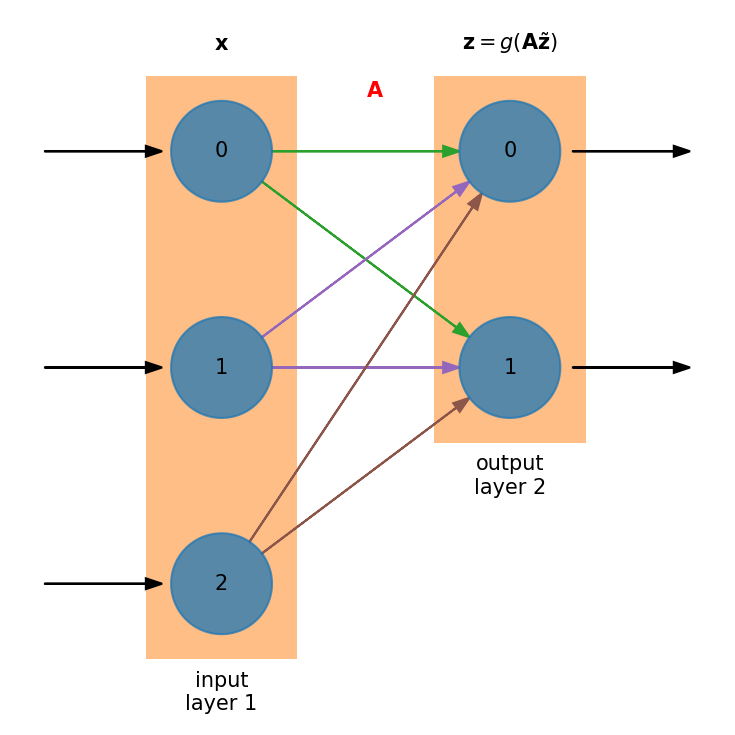

Write Python code to recreate this figure.
import random

import matplotlib.pyplot as plt
import numpy as np


class Neuron(object):
    def __init__(self, x, y, R=0.35):
        self.x = x
        self.y = y
        self.R = R

    def draw(self, color="C0", label=None):
        theta = np.linspace(0, 2*np.pi, 180)
        xc = self.x + self.R*np.cos(theta)
        yc = self.y + self.R*np.sin(theta)

        plt.fill(xc, yc, color=color, alpha=0.75)

        if label is not None:
            plt.text(self.x, self.y, label, color="k", 
                     horizontalalignment="center", verticalalignment="center")


class Layer(object):
    def __init__(self, x, num_neurons=3, dy=1.0):
        self.x = x
        self.dy = dy
        self.num_neurons = num_neurons
        self.neurons = []

        for i in range(self.num_neurons):
            y = -i*self.dy
            self.neurons.append(Neuron(self.x, y))

    def draw(self, color="C1", label=None, top_label=None):
        # compute the bounding box
        ys = [q.y for q in self.neurons]

        ymin = min(ys) - self.neurons[0].R
        ymax = max(ys) + self.neurons[0].R

        xmin = self.neurons[0].x - self.neurons[0].R
        xmax = self.neurons[0].x + self.neurons[0].R

        dx = xmax - xmin
        xmin -= 0.25*dx
        xmax += 0.25*dx
        ymin -= 0.25*dx
        ymax += 0.25*dx

        plt.fill([xmin, xmin, xmax, xmax, xmin],
                 [ymin, ymax, ymax, ymin, ymin], 
                 color=color, zorder=-100, alpha=0.5, edgecolor="none")

        for i, n in enumerate(self.neurons):
            n.draw(label="{}".format(i))

        if label is not None:
            plt.text(self.x, ymin-0.5*dx, label,
                     horizontalalignment="center", color="k")

        if top_label is not None:
            plt.text(self.x, ymax+0.25*dx, top_label,
                     horizontalalignment="center", color="k")

class NeuralNet(object):

    def __init__(self, dx=2.0, nlayers=2, neurons_in=3, neurons_out=2):
        self.nlayers = nlayers

        self.layers = []
        for i in range(self.nlayers):
            if i == 0:
                neurons = neurons_in
            elif i == nlayers-1:
                neurons = neurons_out
            else:
                neurons = int(1.5*neurons_in)

            self.layers.append(Layer(i*dx, num_neurons=neurons, dy=1.5))

    def draw(self):
        for i, l in enumerate(self.layers):
            if i == 0:
                label = "input\nlayer {}".format(i+1)
                top_label = r"${\bf x}$"
            elif i == len(self.layers)-1:
                label = "output\nlayer {}".format(i+1)
                top_label = r"${\bf z} = g({\bf A}\tilde{\bf z})$"
            else:
                label = "hidden\nlayer {}".format(i+1)
                top_label = r"$\tilde{\bf z} = g({\bf B x})$"

            l.draw(label=label, top_label=top_label)

        colors = ["0.5", "C1", "C2", "C3", "C4", "C5", "C6"]

        # now connect
        for i in range(0, len(self.layers)-1):
            for j, n in enumerate(self.layers[i].neurons):
                x0 = n.x
                y0 = n.y
                R0 = n.R

                c = random.choice(colors)

                for q in self.layers[i+1].neurons:
                    xt = q.x
                    yt = q.y
                    Rt = q.R

                    # figure out the angle
                    theta = np.arctan2(yt-y0, xt-x0)
                    L = np.sqrt((xt - x0)**2 + (yt - y0)**2) - Rt - R0

                    plt.arrow(x0+R0*np.cos(theta), y0+R0*np.sin(theta), 
                              L*np.cos(theta), L*np.sin(theta), 
                              head_width=0.075, zorder=-50, 
                              color=c,
                              length_includes_head=True)

            xc = 0.5*(self.layers[i].x + self.layers[i+1].x)
            yc = self.layers[i].neurons[0].y + 0.25*(self.layers[i].neurons[0].y - self.layers[i].neurons[1].y)
            if i == 0 and self.nlayers > 2:
                label = r"${\bf B}$"
            else:
                label = r"${\bf A}$"

            plt.text(xc, yc, label, color="r")

        # draw inputs and outputs
        ls = self.layers[0]
        xf = ls.neurons[0].x - 1.5*ls.neurons[0].R
        L = 2.0*ls.neurons[0].R

        for n in ls.neurons:
            plt.arrow(xf - L, n.y, L, 0, head_width=0.075, color="k")

        ls = self.layers[-1]
        xf = ls.neurons[0].x + 1.25*ls.neurons[0].R
        L = 2.0*ls.neurons[0].R

        for n in ls.neurons:
            plt.arrow(xf, n.y, L, 0, head_width=0.075, color="k")


# simple version
nn = NeuralNet()
nn.draw()

plt.axis("off")
ax = plt.gca()
ax.set_aspect("equal", "datalim")

f = plt.gcf()
f.set_size_inches(5, 5)

plt.tight_layout()
plt.savefig("nn_fig.png", dpi=150, bbox_inches="tight")

# hidden layer
plt.clf()

nn = NeuralNet(nlayers=3)
nn.draw()

plt.axis("off")
ax = plt.gca()
ax.set_aspect("equal", "datalim")

f = plt.gcf()
f.set_size_inches(7, 5.5)
plt.tight_layout()
plt.savefig("nn_fig_hidden.png", dpi=150)

# add some labels
